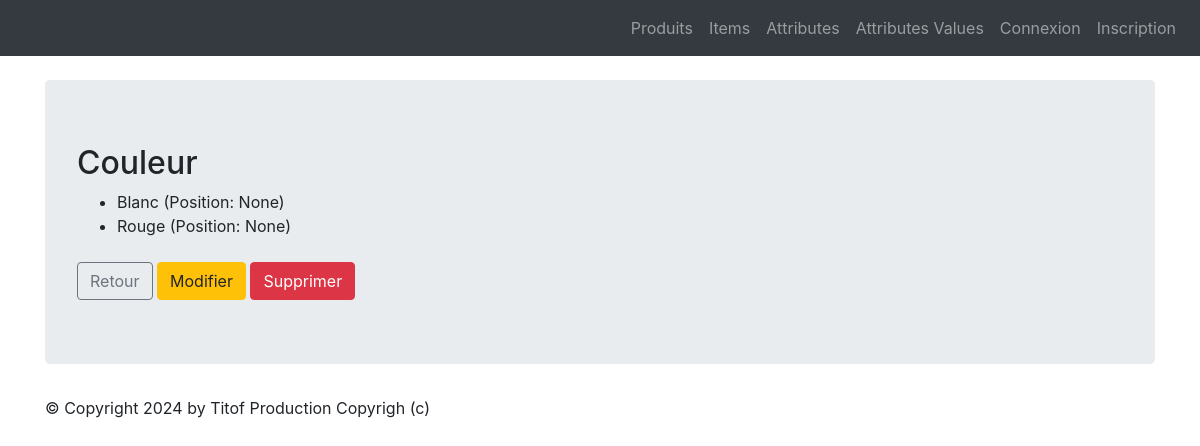
Page /monapp/attribut/1 on the committed database.
### monapp/models.py (models this page shows, shortened)
class ProductAttribute(models.Model):
    class Meta:
        verbose_name = "Attribut"
    name =  models.CharField(max_length=100)

class ProductAttributeValue(models.Model):
    class Meta:
        verbose_name = "Valeur attribut"
        ordering = ['position']
    value              = models.CharField(max_length=100)
    product_attribute  = models.ForeignKey('ProductAttribute', verbose_name="Unité", on_delete=models.CASCADE)
    position           = models.PositiveSmallIntegerField("Position", null=True, blank=True)

### monapp/views.py (the view)
# urls.py: path("attribut/<pk>",views.ProductAttributeDetailView.as_view(), name="attribute-detail"),
class ProductAttributeDetailView(DetailView):
    model = ProductAttribute
    template_name = "monapp/detail_attribute.html"
    context_object_name = "productattribute"
    def get_context_data(self, **kwargs):
        context = super(ProductAttributeDetailView, self).get_context_data(**kwargs)
        context['titremenu'] = "Détail attribut"
        context['values']=ProductAttributeValue.objects.filter(product_attribute=self.object).order_by('position')
        return context

### monapp/templates/monapp/detail_attribute.html (shortened to what this page needs)
{% extends 'monapp/base.html' %}
{% block contenu %}
<h2>{{ productattribute.name }}</h2>
<ul>
    {% for value in values %}
    <li>{{ value.value }} (Position: {{ value.position }})</li>
    {% empty %}
    <li>Aucune valeur disponible pour cet attribut.</li>
    {% endfor %}
</ul>
<a href="{% url 'attributes-list' %}" class="btn btn-outline-secondary mt-2">Retour</a>
<a href="{% url 'attribute-update' productattribute.id %}" class="btn btn-warning mt-2">Modifier</a>
<a href="{% url 'attribute-delete' productattribute.id %}" class="btn btn-danger mt-2">Supprimer</a>
{% endblock %}

### rows in the picture
ProductAttribute: name "Couleur"
ProductAttributeValue: value "Blanc", position "None"
ProductAttributeValue: value "Rouge", position "None"
